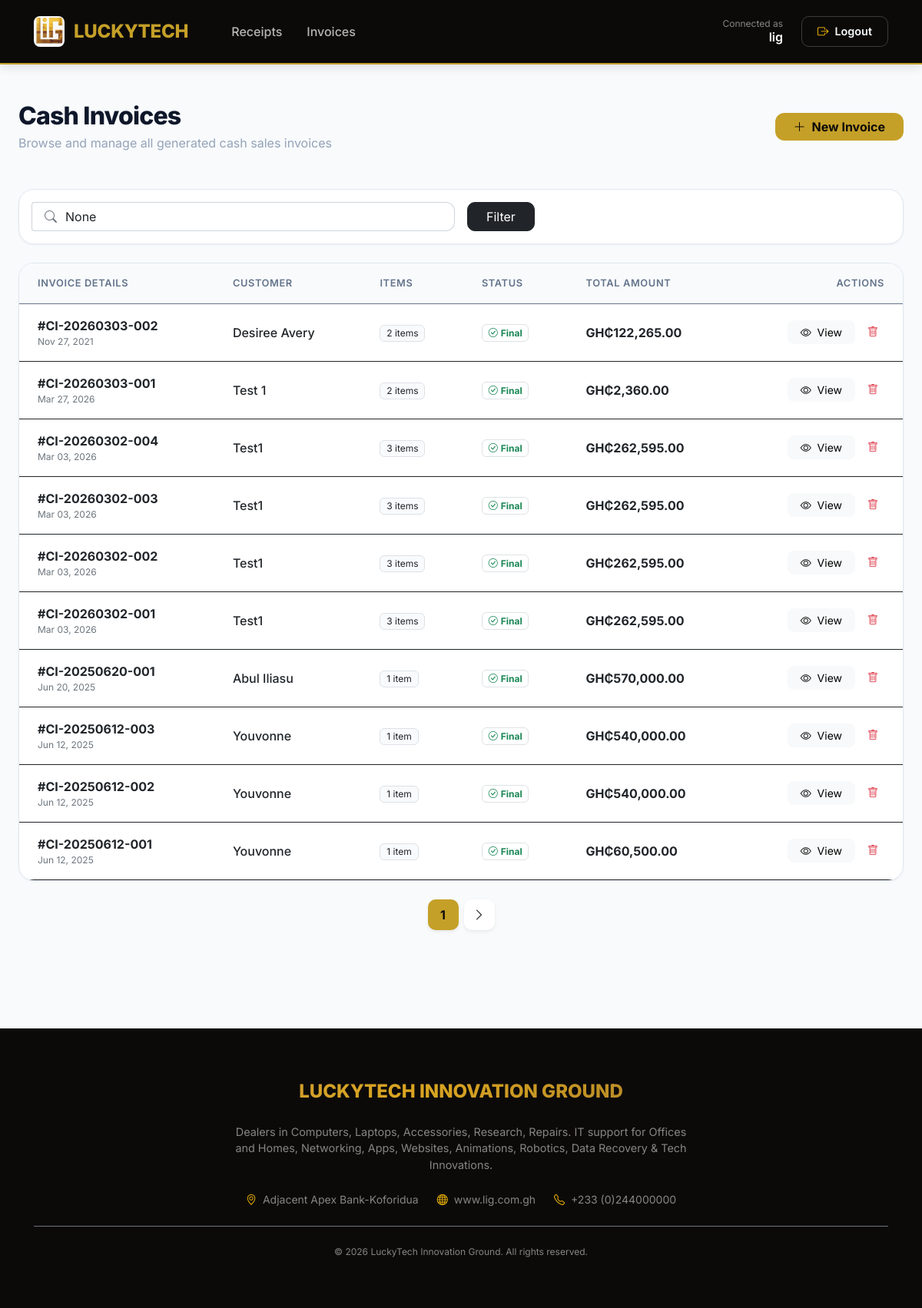
The page /invoices/ (signed in) on the database as committed earlier.
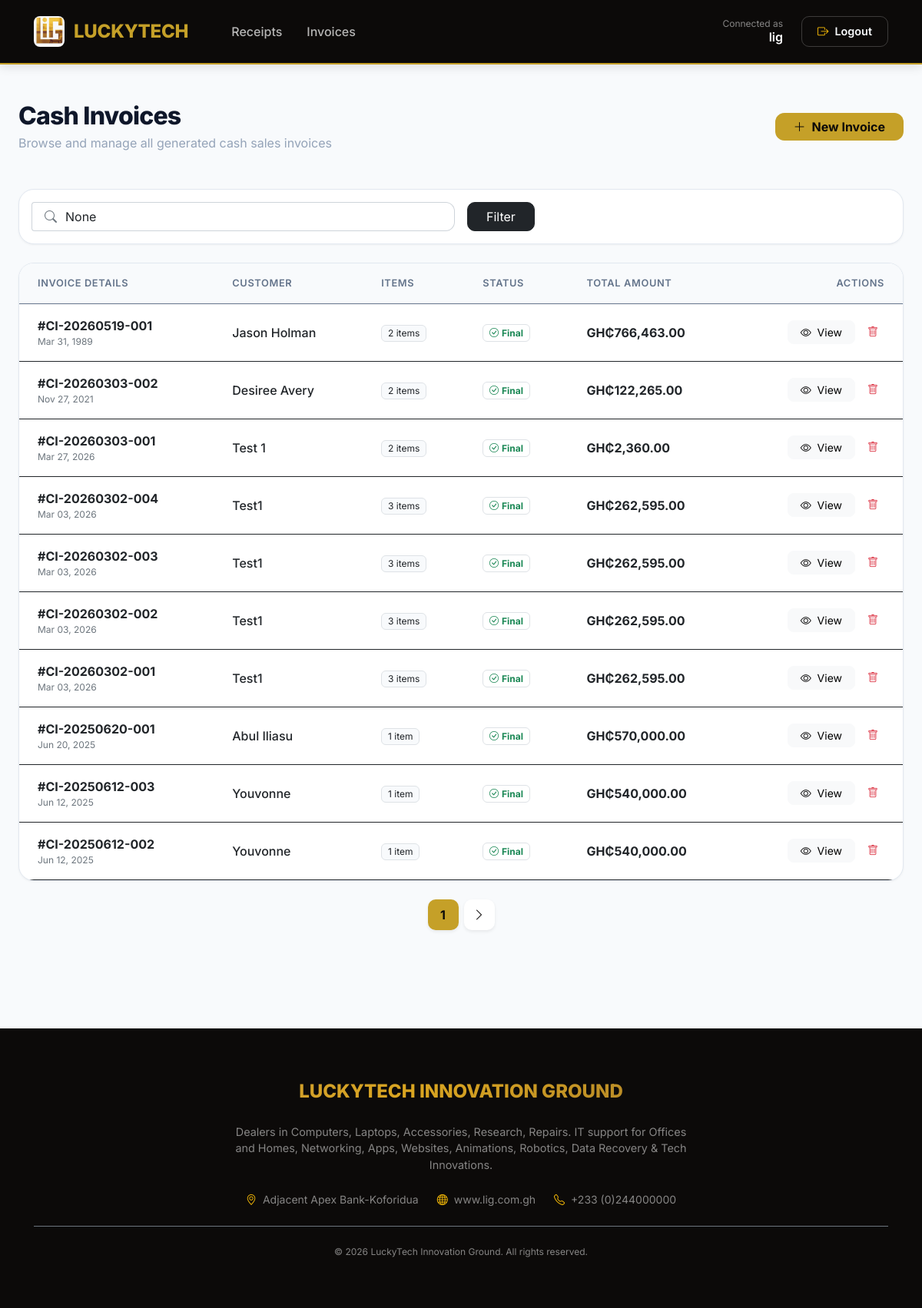
The same page on the database as committed later.
### home/models.py (models this page shows, shortened)
class CashInvoice(models.Model):
    STATUS_CHOICES = [
        ('DRAFT', 'Draft'),
        ('FINAL', 'Final/Published'),
    ]
    invoice_number = models.CharField(max_length=20, unique=True, editable=False)
    date_created = models.DateTimeField(default=timezone.now)
    status = models.CharField(max_length=20, choices=STATUS_CHOICES, default='FINAL')
    customer_name = models.CharField(max_length=255)
    customer_address = models.CharField(max_length=255, blank=True, null=True)
    date = models.DateField()
    subtotal_amount = models.DecimalField(
        max_digits=10,
        decimal_places=2,
        default=Decimal('0.00'),
        help_text="Amount before VAT"
    )
    vat_applicable = models.BooleanField(
        default=False,
        help_text="Whether VAT is applied to this invoice"
    )
    vat_percentage = models.DecimalField(
        max_digits=5,
        decimal_places=2,
        default=Decimal('0.00'),
        help_text="VAT percentage (e.g., 15.00 for 15%)"
    )
    vat_amount = models.DecimalField(
        max_digits=10,
        decimal_places=2,
        default=Decimal('0.00'),
        help_text="Calculated VAT amount"
    )
    nontax_total = models.DecimalField(
        max_digits=10,
        decimal_places=2,
        default=Decimal('0.00'),
        help_text="Total of non-taxable items"
    )
    total_amount = models.DecimalField(max_digits=10, decimal_places=2, default=Decimal('0.00'))
    customer_sign = models.CharField(max_length=100, blank=True, null=True)
    manager_sign = models.CharField(max_length=100, blank=True, null=True)
    created_by = models.CharField(max_length=100, default='System')
    notes = models.TextField(blank=True, null=True)  # This field was missing!
    class Meta:
        ordering = ['-date_created']
        verbose_name = 'Cash Invoice'
        verbose_name_plural = 'Cash Invoices'

### home/views.py (the view)
# urls.py: path('invoices/', login_required(views.invoice_list), name='invoice_list'),
def invoice_list(request):
    invoices_list = CashInvoice.objects.all()
    search_query = request.GET.get('search')
    if search_query:
        invoices_list = invoices_list.filter(
            Q(invoice_number__icontains=search_query) |
            Q(customer_name__icontains=search_query) |
            Q(customer_address__icontains=search_query)
        )
    paginator = Paginator(invoices_list, 10)  # Show 10 invoices per page
    page_number = request.GET.get('page')
    invoices = paginator.get_page(page_number)
    return render(request, 'home/invoice_list.html', {
        'invoices': invoices,
        'search_query': search_query
    })

### home/templates/home/invoice_list.html (shortened to what the changed rows need)
{% extends 'base.html' %}
{% load static humanize %}
{% block content %}
<div class="page-header d-flex justify-content-between align-items-center flex-wrap gap-3">
    <div>
        <h1 class="page-title h2 mb-1">Cash Invoices</h1>
    </div>
</div>
{% if invoices %}
<div class="dashboard-card p-0 overflow-hidden">
    <div class="table-responsive">
        <table class="table table-hover align-middle mb-0 activity-table border-0" style="border-radius: 0;">
            <thead class="bg-light">
                <tr>
                    <th class="ps-4">Invoice Details</th>
                    <th>Customer</th>
                    <th>Items</th>
                    <th>Status</th>
                    <th>Total Amount</th>
                    <th class="text-end pe-4">Actions</th>
                </tr>
            </thead>
            <tbody class="border-top-0">
                {% for invoice in invoices %}
                <tr>
                    <td class="ps-4">
                        <div class="fw-700 text-dark">#{{ invoice.invoice_number }}</div>
                        <div class="text-muted x-small">{{ invoice.date|date:"M d, Y" }}</div>
                    </td>
                    <td>
                        <div class="fw-500">{{ invoice.customer_name|truncatechars:35 }}</div>
                    </td>
                    <td>
                        <span class="badge bg-light text-dark border fw-normal" style="border-radius: 6px;">
                            {{ invoice.products.count }} item{{ invoice.products.count|pluralize }}
                        </span>
                    </td>
                    <td>
                        {% if invoice.status == 'FINAL' %}
                            <span class="badge bg-success-subtle text-success border border-success-subtle" style="border-radius: 6px;"><i class="bi bi-check-circle me-1"></i>Final</span>
                        {% else %}
                            <span class="badge bg-secondary-subtle text-secondary border border-secondary-subtle" style="border-radius: 6px;"><i class="bi bi-pencil-square me-1"></i>Draft</span>
                        {% endif %}
                    </td>
                    <td>
                        <div class="fw-700 text-dark">GH₵{{ invoice.total_amount|floatformat:2|intcomma }}</div>
                    </td>
                    <td class="text-end pe-4">
                        <div class="d-flex justify-content-end gap-2">
                            <a href="{% url 'home:invoice_detail' invoice.id %}" class="btn btn-light btn-sm px-3"
                                style="border-radius: 8px;">
                                <i class="bi bi-eye me-1"></i> View
                            </a>
                            <form action="{% url 'home:delete_invoice' invoice.id %}" method="post"
                                style="display:inline;"
                                onsubmit="return confirm('Securely delete this invoice? This action cannot be undone.');">
                                <button type="submit" class="btn btn-outline-danger btn-sm border-0"
                                    style="border-radius: 8px;">
                                    <i class="bi bi-trash"></i>
                                </button>
                            </form>
                        </div>
                    </td>
                </tr>
                {% endfor %}
            </tbody>
        </table>
    </div>
</div>
{% endif %}
{% endblock %}

Rows that differ between the two databases and show on the page:
no longer on this page (row unchanged): CashInvoice: invoice_number "CI-20250612-001", date "Jun 12, 2025", customer_name "Youvonne", products.count "1", status "FINAL" (drawn), total_amount "60,500.00"
added CashInvoice: invoice_number "CI-20260519-001", date "Mar 31, 1989", customer_name "Jason Holman", products.count "2", status "FINAL" (drawn), total_amount "766,463.00"
